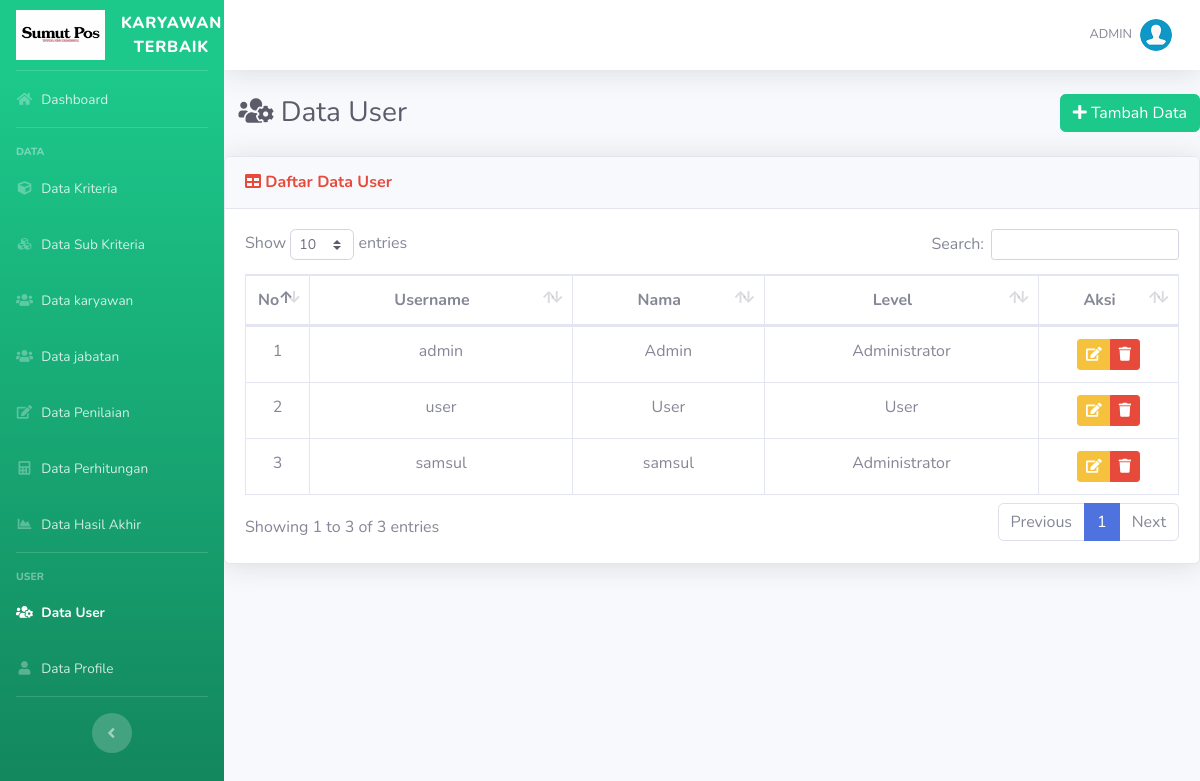
Screenshot of /list-user.php (signed in) with the database file from the repository.
### tables this page shows
CREATE TABLE `user` (
  `id_user` int(5) NOT NULL,
  `username` varchar(16) NOT NULL,
  `password` varchar(50) NOT NULL,
  `nama` varchar(70) NOT NULL,
  `email` varchar(50) DEFAULT NULL,
  `role` char(1) NOT NULL,
  `security_answer` varchar(255) DEFAULT NULL
);

### list-user.php (the view, shortened to what this page needs)
<?php require_once('includes/init.php'); ?>
<?php
require_once('template/header.php');
?>
<div class="d-sm-flex align-items-center justify-content-between mb-4">
    <h1 class="h3 mb-0 text-gray-800">&nbsp;&nbsp;<i class="fas fa-fw fa-users-cog"></i> Data User</h1>
    <a href="tambah-user.php" class="btn btn-success"> <i class="fa fa-plus"></i> Tambah Data </a>
</div>
<div class="card shadow mb-4">
    <div class="card-header py-3">
        <h6 class="m-0 font-weight-bold text-danger"><i class="fa fa-table"></i> Daftar Data User</h6>
    </div>
    <div class="card-body">
		<div class="table-responsive">
			<table class="table table-bordered" id="dataTable" width="100%" cellspacing="0">
				<thead class="bg-purple">
					<tr align="center">
						<th width="5%">No</th>
						<th>Username</th>
						<th>Nama</th>
						<th>Level</th>
						<th width="15%">Aksi</th>
					</tr>
				</thead>
				<tbody>
				<?php
				$no=0;
				$query = mysqli_query($koneksi,"SELECT * FROM user");
				while($data = mysqli_fetch_array($query)):
				$no++;
				?>
					<tr align="center">
						<td><?php echo $no; ?></td>
						<td><?php echo $data['username']; ?></td>
						<td><?php echo $data['nama']; ?></td>
						<td>
						<?php
						if($data['role'] == 1) {
							echo 'Administrator';
						} elseif($data['role'] == 2) {
							echo 'User';
						}
						?>
						</td>
						<td>
							<div class="btn-group" role="group">
								<a data-toggle="tooltip" data-placement="bottom" title="Edit Data" href="edit-user.php?id=<?php echo $data['id_user']; ?>" class="btn btn-warning btn-sm"><i class="fa fa-edit"></i></a>
								<a  data-toggle="tooltip" data-placement="bottom" title="Hapus Data" href="hapus-user.php?id=<?php echo $data['id_user']; ?>" onclick="return confirm ('Apakah anda yakin untuk meghapus data ini')" class="btn btn-danger btn-sm"><i class="fa fa-trash"></i></a>
							</div>
						</td>
					</tr>
				<?php endwhile; ?>
				</tbody>
			</table>
		</div>
	</div>
</div>
<?php
require_once('template/footer.php');
?>

### rows the page displays
user: username "admin", nama "Admin", role "Administrator"
user: username "user", nama "User", role "User"
user: username "samsul", nama "samsul", role "Administrator"

### other values shown
$_SESSION['username'] "ADMIN"
